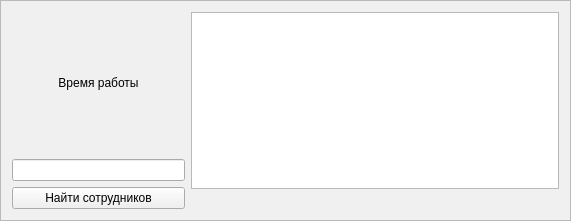
   <widget class="QFrame" name="frame_5">
    <property name="geometry">
     <rect>
      <x>580</x>
      <y>40</y>
      <width>571</width>
      <height>221</height>
     </rect>
    </property>
    <property name="palette">
     <palette>
      <active>
       <colorrole role="WindowText">
        <brush brushstyle="SolidPattern">
         <color alpha="255">
          <red>0</red>
          <green>0</green>
          <blue>0</blue>
         </color>
        </brush>
       </colorrole>
       <colorrole role="Button">
        <brush brushstyle="SolidPattern">
         <color alpha="255">
          <red>240</red>
          <green>240</green>
          <blue>240</blue>
         </color>
        </brush>
       </colorrole>
       <colorrole role="Light">
        <brush brushstyle="SolidPattern">
         <color alpha="255">
          <red>255</red>
          <green>255</green>
          <blue>255</blue>
         </color>
        </brush>
       </colorrole>
       <colorrole role="Midlight">
        <brush brushstyle="SolidPattern">
         <color alpha="255">
          <red>227</red>
          <green>227</green>
          <blue>227</blue>
         </color>
        </brush>
       </colorrole>
       <colorrole role="Dark">
        <brush brushstyle="SolidPattern">
         <color alpha="255">
          <red>160</red>
          <green>160</green>
          <blue>160</blue>
         </color>
        </brush>
       </colorrole>
       <colorrole role="Mid">
        <brush brushstyle="SolidPattern">
         <color alpha="255">
          <red>160</red>
          <green>160</green>
          <blue>160</blue>
         </color>
        </brush>
       </colorrole>
       <colorrole role="Text">
        <brush brushstyle="SolidPattern">
         <color alpha="255">
          <red>0</red>
          <green>0</green>
          <blue>0</blue>
         </color>
        </brush>
       </colorrole>
       <colorrole role="BrightText">
        <brush brushstyle="SolidPattern">
         <color alpha="255">
          <red>255</red>
          <green>255</green>
          <blue>255</blue>
         </color>
        </brush>
       </colorrole>
       <colorrole role="ButtonText">
        <brush brushstyle="SolidPattern">
         <color alpha="255">
          <red>0</red>
          <green>0</green>
          <blue>0</blue>
         </color>
        </brush>
       </colorrole>
       <colorrole role="Base">
        <brush brushstyle="SolidPattern">
         <color alpha="255">
          <red>255</red>
          <green>255</green>
          <blue>255</blue>
         </color>
        </brush>
       </colorrole>
       <colorrole role="Window">
        <brush brushstyle="SolidPattern">
         <color alpha="255">
          <red>112</red>
          <green>112</green>
          <blue>112</blue>
         </color>
        </brush>
       </colorrole>
       <colorrole role="Shadow">
        <brush brushstyle="SolidPattern">
         <color alpha="255">
          <red>105</red>
          <green>105</green>
          <blue>105</blue>
         </color>
        </brush>
       </colorrole>
       <colorrole role="Highlight">
        <brush brushstyle="SolidPattern">
         <color alpha="255">
          <red>0</red>
          <green>120</green>
          <blue>215</blue>
         </color>
        </brush>
       </colorrole>
       <colorrole role="HighlightedText">
        <brush brushstyle="SolidPattern">
         <color alpha="255">
          <red>255</red>
          <green>255</green>
          <blue>255</blue>
         </color>
        </brush>
       </colorrole>
       <colorrole role="Link">
        <brush brushstyle="SolidPattern">
         <color alpha="255">
          <red>0</red>
          <green>0</green>
          <blue>255</blue>
         </color>
        </brush>
       </colorrole>
       <colorrole role="LinkVisited">
        <brush brushstyle="SolidPattern">
         <color alpha="255">
          <red>255</red>
          <green>0</green>
          <blue>255</blue>
         </color>
        </brush>
       </colorrole>
       <colorrole role="AlternateBase">
        <brush brushstyle="SolidPattern">
         <color alpha="255">
          <red>245</red>
          <green>245</green>
          <blue>245</blue>
         </color>
        </brush>
       </colorrole>
       <colorrole role="NoRole">
        <brush brushstyle="SolidPattern">
         <color alpha="255">
          <red>0</red>
          <green>0</green>
          <blue>0</blue>
         </color>
        </brush>
       </colorrole>
       <colorrole role="ToolTipBase">
        <brush brushstyle="SolidPattern">
         <color alpha="255">
          <red>255</red>
          <green>255</green>
          <blue>220</blue>
         </color>
        </brush>
       </colorrole>
       <colorrole role="ToolTipText">
        <brush brushstyle="SolidPattern">
         <color alpha="255">
          <red>0</red>
          <green>0</green>
          <blue>0</blue>
         </color>
        </brush>
       </colorrole>
       <colorrole role="PlaceholderText">
        <brush brushstyle="SolidPattern">
         <color alpha="128">
          <red>0</red>
          <green>0</green>
          <blue>0</blue>
         </color>
        </brush>
       </colorrole>
      </active>
      <inactive>
       <colorrole role="WindowText">
        <brush brushstyle="SolidPattern">
         <color alpha="255">
          <red>0</red>
          <green>0</green>
          <blue>0</blue>
         </color>
        </brush>
       </colorrole>
       <colorrole role="Button">
        <brush brushstyle="SolidPattern">
         <color alpha="255">
          <red>240</red>
          <green>240</green>
          <blue>240</blue>
         </color>
        </brush>
       </colorrole>
       <colorrole role="Light">
        <brush brushstyle="SolidPattern">
         <color alpha="255">
          <red>255</red>
          <green>255</green>
          <blue>255</blue>
         </color>
        </brush>
       </colorrole>
       <colorrole role="Midlight">
        <brush brushstyle="SolidPattern">
         <color alpha="255">
          <red>227</red>
          <green>227</green>
          <blue>227</blue>
         </color>
        </brush>
       </colorrole>
       <colorrole role="Dark">
        <brush brushstyle="SolidPattern">
         <color alpha="255">
          <red>160</red>
          <green>160</green>
          <blue>160</blue>
         </color>
        </brush>
       </colorrole>
       <colorrole role="Mid">
        <brush brushstyle="SolidPattern">
         <color alpha="255">
          <red>160</red>
          <green>160</green>
          <blue>160</blue>
         </color>
        </brush>
       </colorrole>
       <colorrole role="Text">
        <brush brushstyle="SolidPattern">
         <color alpha="255">
          <red>0</red>
          <green>0</green>
          <blue>0</blue>
         </color>
        </brush>
       </colorrole>
       <colorrole role="BrightText">
        <brush brushstyle="SolidPattern">
         <color alpha="255">
          <red>255</red>
          <green>255</green>
          <blue>255</blue>
         </color>
        </brush>
       </colorrole>
       <colorrole role="ButtonText">
        <brush brushstyle="SolidPattern">
         <color alpha="255">
          <red>0</red>
          <green>0</green>
          <blue>0</blue>
         </color>
        </brush>
       </colorrole>
       <colorrole role="Base">
        <brush brushstyle="SolidPattern">
         <color alpha="255">
          <red>255</red>
          <green>255</green>
          <blue>255</blue>
         </color>
        </brush>
       </colorrole>
       <colorrole role="Window">
        <brush brushstyle="SolidPattern">
         <color alpha="255">
          <red>240</red>
          <green>240</green>
          <blue>240</blue>
         </color>
        </brush>
       </colorrole>
       <colorrole role="Shadow">
        <brush brushstyle="SolidPattern">
         <color alpha="255">
          <red>105</red>
          <green>105</green>
          <blue>105</blue>
         </color>
        </brush>
       </colorrole>
       <colorrole role="Highlight">
        <brush brushstyle="SolidPattern">
         <color alpha="255">
          <red>240</red>
          <green>240</green>
          <blue>240</blue>
         </color>
        </brush>
       </colorrole>
       <colorrole role="HighlightedText">
        <brush brushstyle="SolidPattern">
         <color alpha="255">
          <red>0</red>
          <green>0</green>
          <blue>0</blue>
         </color>
        </brush>
       </colorrole>
       <colorrole role="Link">
        <brush brushstyle="SolidPattern">
         <color alpha="255">
          <red>0</red>
          <green>0</green>
          <blue>255</blue>
         </color>
        </brush>
       </colorrole>
       <colorrole role="LinkVisited">
        <brush brushstyle="SolidPattern">
         <color alpha="255">
          <red>255</red>
          <green>0</green>
          <blue>255</blue>
         </color>
        </brush>
       </colorrole>
       <colorrole role="AlternateBase">
        <brush brushstyle="SolidPattern">
         <color alpha="255">
          <red>245</red>
          <green>245</green>
          <blue>245</blue>
         </color>
        </brush>
       </colorrole>
       <colorrole role="NoRole">
        <brush brushstyle="NoBrush">
         <color alpha="255">
          <red>0</red>
          <green>0</green>
          <blue>0</blue>
         </color>
        </brush>
       </colorrole>
       <colorrole role="ToolTipBase">
        <brush brushstyle="SolidPattern">
         <color alpha="255">
          <red>255</red>
          <green>255</green>
          <blue>220</blue>
         </color>
        </brush>
       </colorrole>
       <colorrole role="ToolTipText">
        <brush brushstyle="SolidPattern">
         <color alpha="255">
          <red>0</red>
          <green>0</green>
          <blue>0</blue>
         </color>
        </brush>
       </colorrole>
       <colorrole role="PlaceholderText">
        <brush brushstyle="SolidPattern">
         <color alpha="128">
          <red>0</red>
          <green>0</green>
          <blue>0</blue>
         </color>
        </brush>
       </colorrole>
      </inactive>
      <disabled>
       <colorrole role="WindowText">
        <brush brushstyle="SolidPattern">
         <color alpha="255">
          <red>120</red>
          <green>120</green>
          <blue>120</blue>
         </color>
        </brush>
       </colorrole>
       <colorrole role="Button">
        <brush brushstyle="SolidPattern">
         <color alpha="255">
          <red>240</red>
          <green>240</green>
          <blue>240</blue>
         </color>
        </brush>
       </colorrole>
       <colorrole role="Light">
        <brush brushstyle="SolidPattern">
         <color alpha="255">
          <red>255</red>
          <green>255</green>
          <blue>255</blue>
         </color>
        </brush>
       </colorrole>
       <colorrole role="Midlight">
        <brush brushstyle="SolidPattern">
         <color alpha="255">
          <red>247</red>
          <green>247</green>
          <blue>247</blue>
         </color>
        </brush>
       </colorrole>
       <colorrole role="Dark">
        <brush brushstyle="SolidPattern">
         <color alpha="255">
          <red>160</red>
          <green>160</green>
          <blue>160</blue>
         </color>
        </brush>
       </colorrole>
       <colorrole role="Mid">
        <brush brushstyle="SolidPattern">
         <color alpha="255">
          <red>160</red>
          <green>160</green>
          <blue>160</blue>
         </color>
        </brush>
       </colorrole>
       <colorrole role="Text">
        <brush brushstyle="SolidPattern">
         <color alpha="255">
          <red>120</red>
          <green>120</green>
          <blue>120</blue>
         </color>
        </brush>
       </colorrole>
       <colorrole role="BrightText">
        <brush brushstyle="SolidPattern">
         <color alpha="255">
          <red>255</red>
          <green>255</green>
          <blue>255</blue>
         </color>
        </brush>
       </colorrole>
       <colorrole role="ButtonText">
        <brush brushstyle="SolidPattern">
         <color alpha="255">
          <red>120</red>
          <green>120</green>
          <blue>120</blue>
         </color>
        </brush>
       </colorrole>
       <colorrole role="Base">
        <brush brushstyle="SolidPattern">
         <color alpha="255">
          <red>112</red>
          <green>112</green>
          <blue>112</blue>
         </color>
        </brush>
       </colorrole>
       <colorrole role="Window">
        <brush brushstyle="SolidPattern">
         <color alpha="255">
          <red>112</red>
          <green>112</green>
          <blue>112</blue>
         </color>
        </brush>
       </colorrole>
       <colorrole role="Shadow">
        <brush brushstyle="SolidPattern">
         <color alpha="255">
          <red>0</red>
          <green>0</green>
          <blue>0</blue>
         </color>
        </brush>
       </colorrole>
       <colorrole role="Highlight">
        <brush brushstyle="SolidPattern">
         <color alpha="255">
          <red>0</red>
          <green>120</green>
          <blue>215</blue>
         </color>
        </brush>
       </colorrole>
       <colorrole role="HighlightedText">
        <brush brushstyle="SolidPattern">
         <color alpha="255">
          <red>255</red>
          <green>255</green>
          <blue>255</blue>
         </color>
        </brush>
       </colorrole>
       <colorrole role="Link">
        <brush brushstyle="SolidPattern">
         <color alpha="255">
          <red>0</red>
          <green>0</green>
          <blue>255</blue>
         </color>
        </brush>
       </colorrole>
       <colorrole role="LinkVisited">
        <brush brushstyle="SolidPattern">
         <color alpha="255">
          <red>255</red>
          <green>0</green>
          <blue>255</blue>
         </color>
        </brush>
       </colorrole>
       <colorrole role="AlternateBase">
        <brush brushstyle="SolidPattern">
         <color alpha="255">
          <red>245</red>
          <green>245</green>
          <blue>245</blue>
         </color>
        </brush>
       </colorrole>
       <colorrole role="NoRole">
        <brush brushstyle="NoBrush">
         <color alpha="255">
          <red>0</red>
          <green>0</green>
          <blue>0</blue>
         </color>
        </brush>
       </colorrole>
       <colorrole role="ToolTipBase">
        <brush brushstyle="SolidPattern">
         <color alpha="255">
          <red>255</red>
          <green>255</green>
          <blue>220</blue>
         </color>
        </brush>
       </colorrole>
       <colorrole role="ToolTipText">
        <brush brushstyle="SolidPattern">
         <color alpha="255">
          <red>0</red>
          <green>0</green>
          <blue>0</blue>
         </color>
        </brush>
       </colorrole>
       <colorrole role="PlaceholderText">
        <brush brushstyle="SolidPattern">
         <color alpha="128">
          <red>0</red>
          <green>0</green>
          <blue>0</blue>
         </color>
        </brush>
       </colorrole>
      </disabled>
     </palette>
    </property>
    <property name="autoFillBackground">
     <bool>true</bool>
    </property>
    <property name="frameShape">
     <enum>QFrame::StyledPanel</enum>
    </property>
    <property name="frameShadow">
     <enum>QFrame::Raised</enum>
    </property>
    <layout class="QHBoxLayout" name="horizontalLayout_13">
     <item>
      <layout class="QVBoxLayout" name="verticalLayout_17">
       <item>
        <layout class="QVBoxLayout" name="verticalLayout_20">
         <item>
          <widget class="QLabel" name="date_5">
           <property name="text">
            <string>Время работы</string>
           </property>
           <property name="alignment">
            <set>Qt::AlignCenter</set>
           </property>
          </widget>
         </item>
         <item>
          <widget class="QLineEdit" name="salary_2">
           <property name="inputMask">
            <string>999</string>
           </property>
          </widget>
         </item>
        </layout>
       </item>
       <item>
        <widget class="QPushButton" name="pushButton_16">
         <property name="text">
          <string>Найти сотрудников</string>
         </property>
        </widget>
       </item>
      </layout>
     </item>
     <item>
      <layout class="QVBoxLayout" name="verticalLayout_21">
       <item>
        <widget class="QTableView" name="tableView_4">
         <property name="minimumSize">
          <size>
           <width>368</width>
           <height>0</height>
          </size>
         </property>
        </widget>
       </item>
       <item>
        <widget class="QLabel" name="label_11">
         <property name="text">
          <string/>
         </property>
         <property name="alignment">
          <set>Qt::AlignCenter</set>
         </property>
        </widget>
       </item>
      </layout>
     </item>
    </layout>
   </widget>
